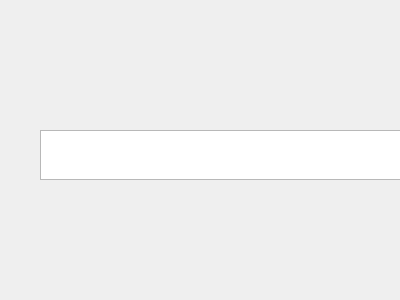
<?xml version="1.0" encoding="UTF-8"?>
<ui version="4.0">
 <class>Form</class>
 <widget class="QWidget" name="Form">
  <property name="geometry">
   <rect>
    <x>0</x>
    <y>0</y>
    <width>400</width>
    <height>300</height>
   </rect>
  </property>
  <property name="windowTitle">
   <string>Form</string>
  </property>
  <widget class="PlotWidget" name="graphicsView">
   <property name="geometry">
    <rect>
     <x>40</x>
     <y>130</y>
     <width>407</width>
     <height>50</height>
    </rect>
   </property>
   <property name="maximumSize">
    <size>
     <width>16777215</width>
     <height>50</height>
    </size>
   </property>
  </widget>
 </widget>
 <customwidgets>
  <customwidget>
   <class>PlotWidget</class>
   <extends>QGraphicsView</extends>
   <header>pyqtgraph.h</header>
  </customwidget>
 </customwidgets>
 <resources/>
 <connections/>
</ui>
